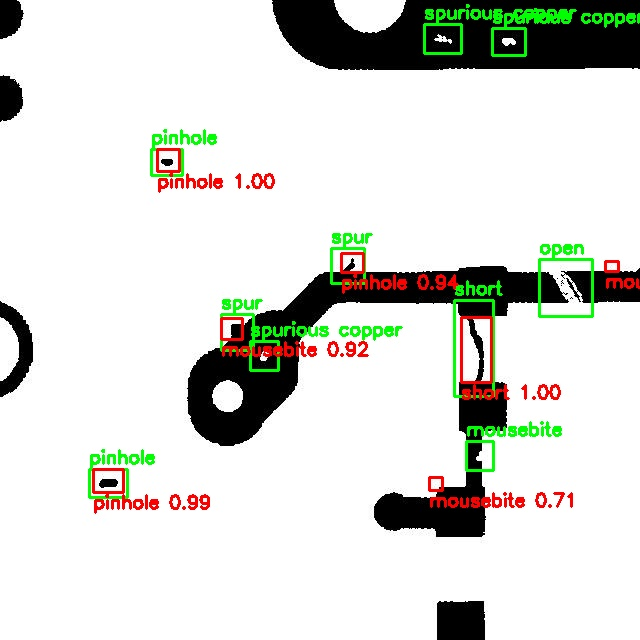
#> input picture Images/4.jpg, 640 x 640 px, given in place of 00041003_temp.jpg, which was not available
$ python pred_gt_visual.py
#> lines starting #> are read from the running program, lines starting #| are printed output that depends on the picture; after the words box and inside, x2 and y2 are one past the last pixel; in counts of white or black regions, pixels touching at a corner belong together; pictures that were not available may be replaced by others from this repository, and a replacement may not be noted
import cv2
import numpy as np
import os
import matplotlib.pyplot as plt


#CONFIGURATION
TEMPLATE_IMAGE_PATH = r'C:\Users\DELL\OneDrive\Desktop\New folder\PCBData\group00041\00041\00041003_temp.jpg'
TEST_IMAGE_PATH = r'C:\Users\DELL\OneDrive\Desktop\New folder\PCBData\group00041\00041\00041003_test.jpg'
OUTPUT_MASK_PATH = 'defect_difference_mask.jpg'
OUTPUT_ROI_VIS_PATH = 'defect_roi_visualization.jpg'
ALIGNED_TEST_PATH = 'aligned_test_image.jpg'
LABEL_FILE_PATH = r'C:\Users\DELL\OneDrive\Desktop\New folder\PCBData\group00041\00041_not\00041003.txt'


#PARAMETERS
MAX_ASPECT_RATIO = 10.0        # Max allowed w/h ratio for bounding boxes
IOU_THRESHOLD = 0.4            # Minimum IoU for a match
BOX_PADDING = 15               # Padding pixels for detected boxes
DETECTED_BOX_X_OFFSET = 3      # Pixels to shift detected boxes left


#COLORS (BGR)
GREEN = (0, 255, 0)            # Matched detections
WHITE = (255, 255, 255)        # False Positive box
YELLOW = (0, 255, 255)         # False Positive text
BLUE = (255, 0, 0)             # Ground Truth


#DEFECT CLASSES
DEFECT_CLASSES = {
    1: 'open',
    2: 'short',
    3: 'mousebite',
    4: 'spur',
    5: 'copper',
    6: 'pin-hole',
    7: 'unknown'
}


def calculate_iou(boxA, boxB):
    """Calculate IoU between two boxes."""
    xA = max(boxA[0], boxB[0])
    yA = max(boxA[1], boxB[1])
    xB = min(boxA[2], boxB[2])
    yB = min(boxA[3], boxB[3])

    interArea = max(0, xB - xA) * max(0, yB - yA)
    boxAArea = (boxA[2] - boxA[0]) * (boxA[3] - boxA[1])
    boxBArea = (boxB[2] - boxB[0]) * (boxB[3] - boxB[1])

    unionArea = float(boxAArea + boxBArea - interArea)
    return 0.0 if unionArea == 0 else interArea / unionArea


def check_iou_and_assign_label(detected_bbox, gt_labels, threshold=IOU_THRESHOLD):
    """Match detected box with ground truth."""
    best_iou = 0.0
    best_match_label = 'Noise/False Positive'

    for gt in gt_labels:
        gt_box = gt['bbox']
        iou = calculate_iou(detected_bbox, gt_box)

        if iou > best_iou and iou >= threshold:
            best_iou = iou
            best_match_label = gt['label_name']

    if best_iou >= threshold:
        return f"{best_match_label} (Match, IoU:{best_iou:.2f})", GREEN, GREEN
    return best_match_label, WHITE, YELLOW


def load_ground_truth_labels(label_path, crop_width):
    """Load and parse ground truth labels."""
    gt_labels = []
    skipped_lines = total_lines = 0

    try:
        with open(label_path, 'r') as f:
            for line in f:
                total_lines += 1
                try:
                    parts = line.strip().split()
                    if len(parts) == 5:
                        xmin, ymin, xmax, ymax, class_id = map(int, parts)

                        xmin_cropped = max(0, xmin - crop_width)
                        xmax_cropped = max(0, xmax - crop_width)
                        label_name = DEFECT_CLASSES.get(class_id, DEFECT_CLASSES[7])

                        gt_labels.append({
                            'bbox': (xmin_cropped, ymin, xmax_cropped, ymax),
                            'label_name': label_name
                        })
                    else:
                        print(f"Skipped line {total_lines}: Invalid format")
                        skipped_lines += 1
                except Exception as e:
                    print(f"Error on line {total_lines}: {e}")
                    skipped_lines += 1

        print(f"Loaded {len(gt_labels)} labels, skipped {skipped_lines} lines")
    except Exception as e:
        print(f"Error loading labels: {e}")

    return gt_labels


def preprocess_and_highlight_defects(template_path, test_path, output_mask_path, aligned_path):
    """Generate defect mask from images."""
#> called with output_mask_path = 'defect_difference_mask.jpg', aligned_path = 'aligned_test_image.jpg'
    print("Starting defect detection...")

    #Load images
    template = cv2.imread(template_path, cv2.IMREAD_GRAYSCALE)
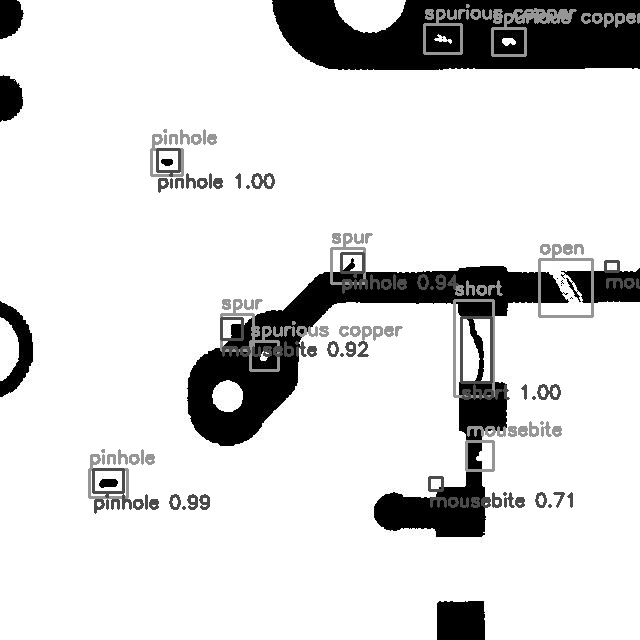
#> template: shape (640, 640); min 0, max 255, mean 218.3
    test = cv2.imread(test_path, cv2.IMREAD_GRAYSCALE)
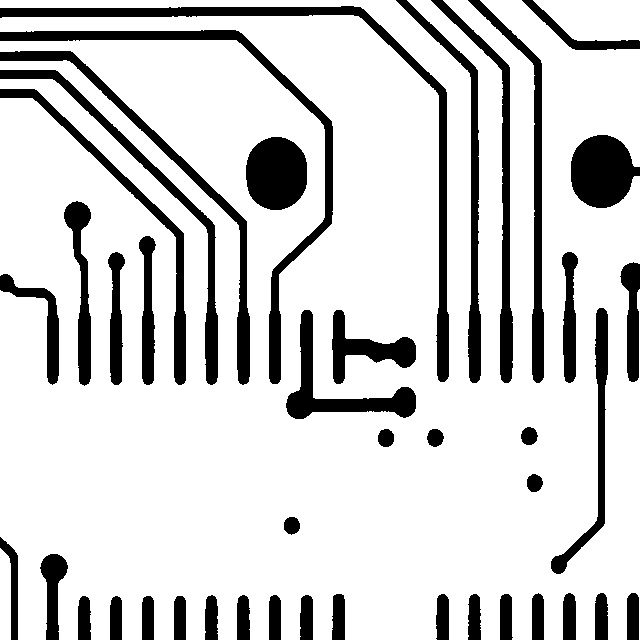
#> input picture Images/template.jpg, 640 x 640 px, given in place of 00041003_test.jpg, which was not available
#> test is the input picture: shape (640, 640); min 0, max 255, mean 209.9

    if template is None or test is None:
        print("Error loading images")
        return None

    #Align images
    warp_mode = cv2.MOTION_AFFINE
    warp_matrix = np.eye(2, 3, dtype=np.float32)
    criteria = (cv2.TERM_CRITERIA_EPS | cv2.TERM_CRITERIA_COUNT, 500, 1e-6)

    try:
        _, warp_matrix = cv2.findTransformECC(template, test, warp_matrix, warp_mode, criteria)
        aligned_test = cv2.warpAffine(
            test,
            warp_matrix,
            (template.shape[1], template.shape[0]),
            flags=cv2.INTER_LINEAR + cv2.WARP_INVERSE_MAP
        )
    except cv2.error:
        print("Alignment failed, using original test image")
        aligned_test = test

    #Process images
    difference = cv2.absdiff(template, aligned_test)
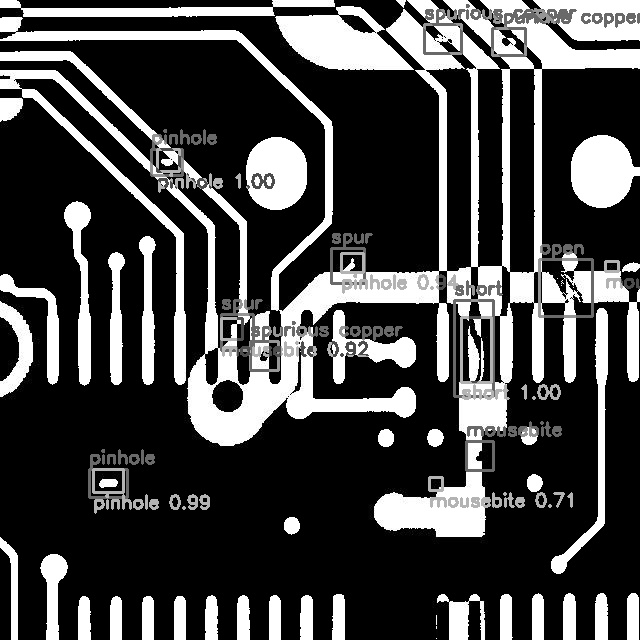
#> difference: shape (640, 640); min 0, max 255, mean 68.9
    blurred_diff = cv2.GaussianBlur(difference, (3, 3), 0)
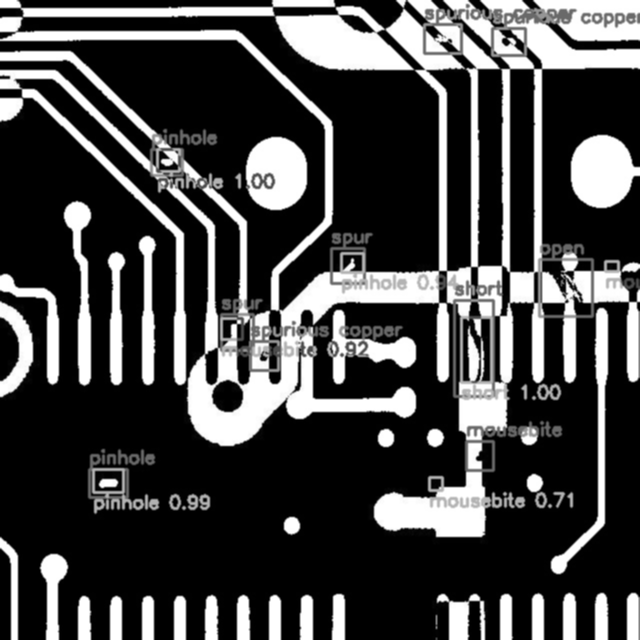
#> blurred_diff: shape (640, 640); min 0, max 255, mean 69
    _, defect_mask = cv2.threshold(blurred_diff, 0, 255, cv2.THRESH_BINARY + cv2.THRESH_OTSU)
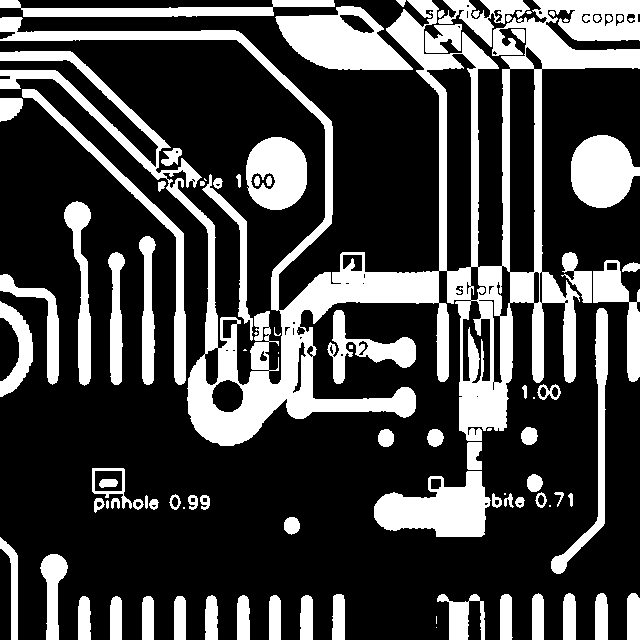
#> defect_mask: shape (640, 640); 27.1% white; 94 white regions (16 under 20 px), largest, box (x1, y1, x2, y2) and area: (0, 0, 640, 446) 53091, (275, 6, 413, 70) 5217, (374, 471, 491, 537) 4824

    #Morphological operations
    kernel = np.ones((5, 5), np.uint8)
    defect_mask = cv2.morphologyEx(defect_mask, cv2.MORPH_OPEN, kernel)
#> defect_mask: shape (640, 640); 25.5% white; 85 white regions, largest, box (x1, y1, x2, y2) and area: (281, 12, 533, 382) 14094, (188, 328, 416, 446) 8306, (507, 19, 640, 382) 7743
    defect_mask = cv2.morphologyEx(defect_mask, cv2.MORPH_CLOSE, kernel)
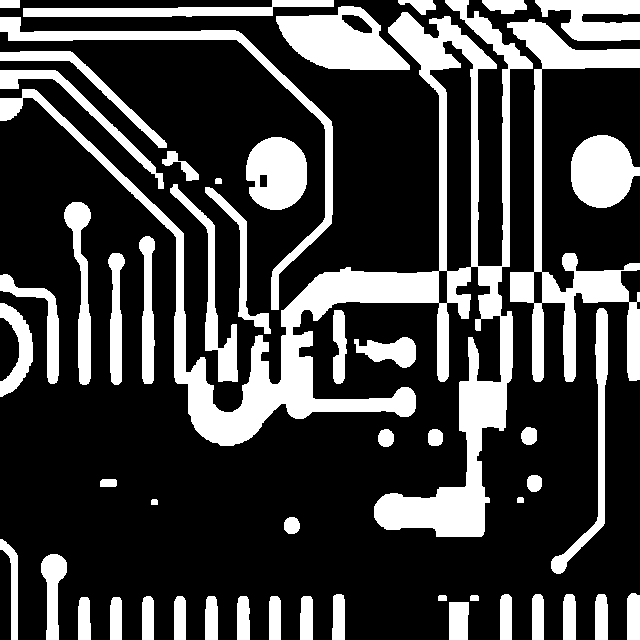
#> defect_mask: shape (640, 640); 25.8% white; 52 white regions

    cv2.imwrite(output_mask_path, defect_mask)
    return defect_mask


def visualize_detections_and_ground_truth(
        defect_mask,
        original_image_path,
        output_vis_path,
        gt_labels,
        min_defect_area=18,
        max_aspect_ratio=MAX_ASPECT_RATIO
    ):
    """Visualize detected defects and ground truth boxes."""
#> called with output_vis_path = 'defect_roi_visualization.jpg', min_defect_area = 8, max_aspect_ratio = 10
    if defect_mask is None:
        return []

    #Load and prepare image
    vis_image = cv2.imread(original_image_path)
    if vis_image is None:
        return []

    H, W, _ = vis_image.shape
#> H = 640; W = 640
    detected_rois = []

    #Process detected defects
    contours, _ = cv2.findContours(defect_mask, cv2.RETR_EXTERNAL, cv2.CHAIN_APPROX_SIMPLE)
#> contours = 52 contours; largest, box (x1, y1, x2, y2) and area: (0, 0, 533, 537) 42098, (507, 19, 640, 382) 10252, (276, 6, 410, 70) 5362, (0, 17, 333, 310) 4571, (571, 135, 640, 208) 3630
    for contour in contours:
        area = cv2.contourArea(contour)
        x, y, w, h = cv2.boundingRect(contour)

        #Apply filters
        if area < min_defect_area:
            continue
        if w > 0 and h > 0 and max(w/h, h/w) > max_aspect_ratio:
            continue

        #Calculate box coordinates with padding and offset
        x_padded = max(0, x - BOX_PADDING - DETECTED_BOX_X_OFFSET)
        y_padded = max(0, y - BOX_PADDING)
        x_max_padded = min(W, x + w + BOX_PADDING - DETECTED_BOX_X_OFFSET)
        y_max_padded = min(H, y + h + BOX_PADDING)

        #Process detection
        detected_box = (x_padded, y_padded, x_max_padded, y_max_padded)
        label, box_color, text_color = check_iou_and_assign_label(detected_box, gt_labels)

        #Draw detection
        cv2.rectangle(vis_image, (x_padded, y_padded), (x_max_padded, y_max_padded), box_color, 2)
        cv2.putText(
            vis_image,
            label,
            (x_padded, y_padded-5),
            cv2.FONT_HERSHEY_SIMPLEX,
            0.4,
            text_color,
            1,
            cv2.LINE_AA
        )

        detected_rois.append({
            'bbox': (x_padded, y_padded, x_max_padded-x_padded, y_max_padded-y_padded),
            'label': label,
            'area': int(area)
        })
#> this loop made 52 passes
#> (area, x, y, w, h, x_padded, y_padded, x_max_padded) on passes 1 to 12: (678.5, 449, 602, 20, 38, 431, 587, 481), (448.5, 110, 597, 12, 43, 92, 582, 134), (464, 78, 597, 13, 43, 60, 582, 103), (494.5, 300, 596, 13, 44, 282, 581, 325), (462.5, 269, 596, 12, 44, 251, 581, 293), (487, 237, 596, 13, 44, 219, 581, 262), (488, 205, 596, 13, 44, 187, 581, 230), (460, 174, 596, 12, 44, 156, 581, 198), (459, 142, 596, 12, 44, 124, 581, 166), (39, 470, 595, 9, 6, 452, 580, 491), (39, 438, 595, 9, 6, 420, 580, 459), (518, 595, 594, 13, 46, 577, 579, 620)
#> (area, x, y, w, h, x_padded, y_padded, x_max_padded) on pass 47: (2610, 535, 0, 105, 41, 517, 0, 640)
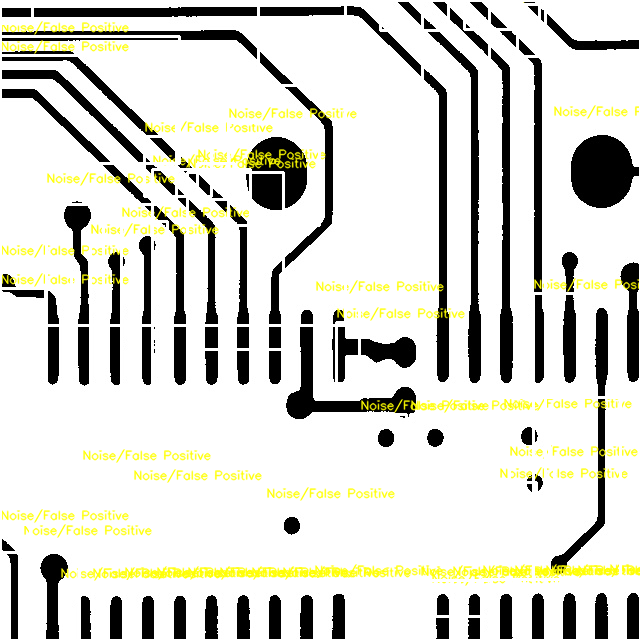
#> vis_image: shape (640, 640, 3); 8.4% of pixels changed, all inside (x1, y1, x2, y2) = (0, 0, 640, 640)

    #Draw ground truth boxes
    for gt in gt_labels:
        xmin, ymin, xmax, ymax = gt['bbox']
        if xmax > xmin and ymax > ymin:
            cv2.rectangle(vis_image, (xmin, ymin), (xmax, ymax), BLUE, 3)
            cv2.putText(
                vis_image,
                f"{gt['label_name']} (GT)",
                (xmin, ymax+15),
                cv2.FONT_HERSHEY_SIMPLEX,
                0.5,
                BLUE,
                2,
                cv2.LINE_AA
            )

    cv2.imwrite(output_vis_path, vis_image)
    return detected_rois


def main():
    """Main execution pipeline."""
    #Initialize
    CROP_WIDTH = 0
    ground_truth_labels = load_ground_truth_labels(LABEL_FILE_PATH, CROP_WIDTH)

    #Process images
    defect_mask = preprocess_and_highlight_defects(
        TEMPLATE_IMAGE_PATH,
        TEST_IMAGE_PATH,
        OUTPUT_MASK_PATH,
        ALIGNED_TEST_PATH
    )

    #Detect and visualize
    if defect_mask is not None:
        detections = visualize_detections_and_ground_truth(
            defect_mask,
            TEST_IMAGE_PATH,
            OUTPUT_ROI_VIS_PATH,
            ground_truth_labels,
            min_defect_area=8,
            max_aspect_ratio=MAX_ASPECT_RATIO
        )

    print("\nProcessing complete")
    print(f"Output files:\n- {OUTPUT_MASK_PATH}\n- {OUTPUT_ROI_VIS_PATH}")


if __name__ == '__main__':
    main()
